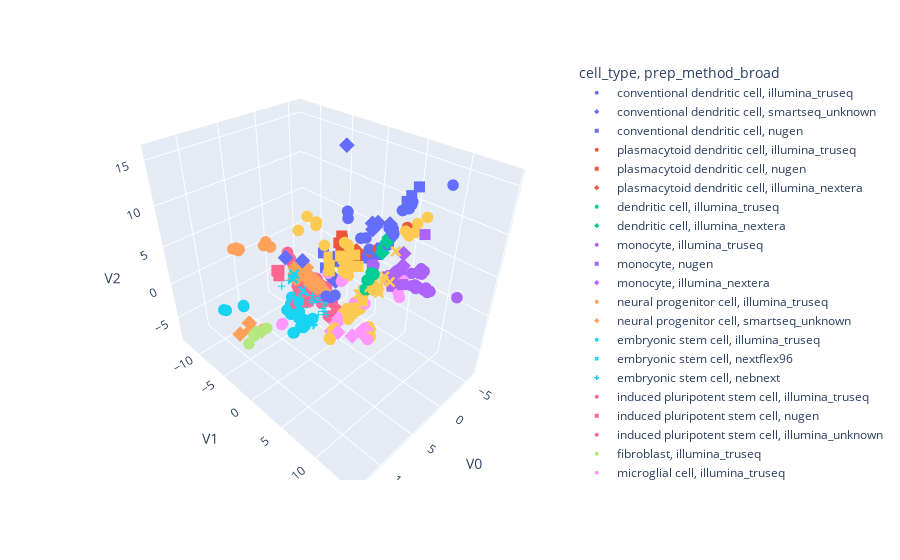

Notebook source saved alongside this figure:
### Code cell
import plotly.express as px

# Plotting
fig = px.scatter_3d(
    scvi_representation_coordinates_merged,
    x='V0',
    y='V1',
    z='V2',
    color= bio_tag,
    symbol = batch_tag
)

# Adjusting marker size
fig.update_traces(marker=dict(size=4))

# Show the plot
fig.show()

### Figure 1 — Plotly figure (JSON) as saved in the notebook; plotly's stock layout.template omitted (floating-point values rounded to 4 significant figures; data arrays with more than 128 entries replaced by an {"elided": "..."} marker saying what was removed)
{"data": [{"hovertemplate": "cell_type=conventional dendritic cell<br>prep_method_broad=illumina_truseq<br>V0=%{x}<br>V1=%{y}<br>V2=%{z}<extra></extra>", "legendgroup": "conventional dendritic cell, illumina_truseq", "marker": {"color": "#636efa", "size": 4, "symbol": "circle"}, "mode": "markers", "name": "conventional dendritic cell, illumina_truseq", "scene": "scene", "showlegend": true, "type": "scatter3d", "x": [-4.542, -4.53, -4.489, -4.255, -4.359, -4.416, -5.073, -5.639, -5.456, -5.039, -5.731, -5.511, -1.799, -1.865, -1.793, -1.171, -4.112, -4.081], "y": [3.508, 3.361, 3.506, 3.015, 3.327, 3.241, 4.075, 4.649, 4.515, 3.968, 4.669, 4.539, -0.7783, -0.8821, -0.8693, 11.58, 3.21, 3.137], "z": [6.213, 6.702, 6.058, 6.799, 5.74, 6.399, 9.066, 9.71, 9.27, 9.002, 10.06, 9.494, 7.455, 8.189, 8.301, 15.85, 4.792, 5.024]}, {"hovertemplate": "cell_type=conventional dendritic cell<br>prep_method_broad=smartseq_unknown<br>V0=%{x}<br>V1=%{y}<br>V2=%{z}<extra></extra>", "legendgroup": "conventional dendritic cell, smartseq_unknown", "marker": {"color": "#636efa", "size": 4, "symbol": "diamond"}, "mode": "markers", "name": "conventional dendritic cell, smartseq_unknown", "scene": "scene", "showlegend": true, "type": "scatter3d", "x": [-3.278, -3.664, -3.277, -3.468, -4.315, -1.981], "y": [1.476, 1.932, 1.596, 1.782, 3.058, -1.417], "z": [7.16, 7.277, 6.447, 6.803, 7.284, 15.55]}, {"hovertemplate": "cell_type=conventional dendritic cell<br>prep_method_broad=nugen<br>V0=%{x}<br>V1=%{y}<br>V2=%{z}<extra></extra>", "legendgroup": "conventional dendritic cell, nugen", "marker": {"color": "#636efa", "size": 4, "symbol": "square"}, "mode": "markers", "name": "conventional dendritic cell, nugen", "scene": "scene", "showlegend": true, "type": "scatter3d", "x": [-5.48, -6.195, -5.588, -5.768, -3.788, -3.495, -3.129, 1.591, 1.818, 1.43, 0.4962, 0.4092, 0.7116], "y": [4.136, 4.963, 4.383, 4.438, 2.561, 2.187, 1.166, 1.194, 1.238, 1.351, 1.241, 0.9456, 1.047], "z": [9.973, 11.68, 9.869, 10.66, 4.241, 3.321, 2.538, 4.361, 5.141, 4.878, 3.419, 3.196, 3.677]}, {"hovertemplate": "cell_type=plasmacytoid dendritic cell<br>prep_method_broad=illumina_truseq<br>V0=%{x}<br>V1=%{y}<br>V2=%{z}<extra></extra>", "legendgroup": "plasmacytoid dendritic cell, illumina_truseq", "marker": {"color": "#EF553B", "size": 4, "symbol": "circle"}, "mode": "markers", "name": "plasmacytoid dendritic cell, illumina_truseq", "scene": "scene", "showlegend": true, "type": "scatter3d", "x": [-3.005, -3.741, -2.976, -3.067, -2.909, -2.81, -2.86, -3.419, -3.433], "y": [0.5049, 2.174, 0.3139, 0.4859, 0.166, -0.04414, 6.307, 1.266, 1.097], "z": [2.684, 3.966, 2.349, 2.319, 2.129, 2.257, 8.807, 3.324, 3.5]}, {"hovertemplate": "cell_type=plasmacytoid dendritic cell<br>prep_method_broad=nugen<br>V0=%{x}<br>V1=%{y}<br>V2=%{z}<extra></extra>", "legendgroup": "plasmacytoid dendritic cell, nugen", "marker": {"color": "#EF553B", "size": 4, "symbol": "square"}, "mode": "markers", "name": "plasmacytoid dendritic cell, nugen", "scene": "scene", "showlegend": true, "type": "scatter3d", "x": [0.3001, 0.3834, -0.5914, -0.7479, -0.331], "y": [-0.1224, 0.5972, -0.4476, -0.6833, -0.3748], "z": [5.533, 4.295, 5.468, 5.703, 4.682]}, {"hovertemplate": "cell_type=plasmacytoid dendritic cell<br>prep_method_broad=illumina_nextera<br>V0=%{x}<br>V1=%{y}<br>V2=%{z}<extra></extra>", "legendgroup": "plasmacytoid dendritic cell, illumina_nextera", "marker": {"color": "#EF553B", "size": 4, "symbol": "diamond"}, "mode": "markers", "name": "plasmacytoid dendritic cell, illumina_nextera", "scene": "scene", "showlegend": true, "type": "scatter3d", "x": [-2.212, -2.378, -2.334, -2.392], "y": [-0.5498, 0.1352, -0.3424, -0.2517], "z": [3.232, 3.378, 2.641, 2.438]}, {"hovertemplate": "cell_type=dendritic cell<br>prep_method_broad=illumina_truseq<br>V0=%{x}<br>V1=%{y}<br>V2=%{z}<extra></extra>", "legendgroup": "dendritic cell, illumina_truseq", "marker": {"color": "#00cc96", "size": 4, "symbol": "circle"}, "mode": "markers", "name": "dendritic cell, illumina_truseq", "scene": "scene", "showlegend": true, "type": "scatter3d", "x": [-1.283, -1.374, -1.179, -1.244, -1.067, -1.473, 0.8382, 1.668, 1.398, 1.47, 1.448], "y": [2.68, 2.614, 2.716, 2.68, 2.937, 2.505, 5.006, 6.017, 4.981, 5.26, 5.859], "z": [-0.2245, -0.3099, 0.01717, -0.01086, 0.08585, -0.3201, 4.411, 5.231, 3.743, 3.965, 4.959]}, {"hovertemplate": "cell_type=dendritic cell<br>prep_method_broad=illumina_nextera<br>V0=%{x}<br>V1=%{y}<br>V2=%{z}<extra></extra>", "legendgroup": "dendritic cell, illumina_nextera", "marker": {"color": "#00cc96", "size": 4, "symbol": "diamond"}, "mode": "markers", "name": "dendritic cell, illumina_nextera", "scene": "scene", "showlegend": true, "type": "scatter3d", "x": [-3.866, -4.101, -3.759, -3.566], "y": [3.232, 3.233, 2.898, 2.88], "z": [5.33, 5.723, 4.461, 3.86]}, {"hovertemplate": "cell_type=monocyte<br>prep_method_broad=illumina_truseq<br>V0=%{x}<br>V1=%{y}<br>V2=%{z}<extra></extra>", "legendgroup": "monocyte, illumina_truseq", "marker": {"color": "#ab63fa", "size": 4, "symbol": "circle"}, "mode": "markers", "name": "monocyte, illumina_truseq", "scene": "scene", "showlegend": true, "type": "scatter3d", "x": [-1.952, -0.3858, -1.561, -1.576, -1.803, -1.418, -1.894, -1.868, -2.019, -1.93, -0.5536, -1.095, -5.618, -5.812, -5.201, -5.875, -5.665, -5.615, -5.731, -5.605, -5.696, -0.5455, -0.7771, -0.4743, -0.1936], "y": [10.48, 14.27, 9.165, 9.014, 8.598, 10.27, 8.497, 8.704, 8.229, 8.487, 11.01, 10.27, 6.669, 7.016, 5.926, 7.091, 6.81, 6.681, 6.924, 6.854, 6.901, 4.177, 3.816, 4.25, 4.316], "z": [3.462, 5.658, 3.621, 3.252, 3.215, 4.073, 3.09, 3.381, 2.95, 3.076, 4.394, 3.983, 2.259, 2.23, 1.739, 2.295, 2.59, 1.886, 1.883, 2.023, 2.019, 4.177, 4.044, 4.414, 4.202]}, {"hovertemplate": "cell_type=monocyte<br>prep_method_broad=nugen<br>V0=%{x}<br>V1=%{y}<br>V2=%{z}<extra></extra>", "legendgroup": "monocyte, nugen", "marker": {"color": "#ab63fa", "size": 4, "symbol": "square"}, "mode": "markers", "name": "monocyte, nugen", "scene": "scene", "showlegend": true, "type": "scatter3d", "x": [-1.946, -1.417, -1.693, 0.5446, -3.835, -3.985, -3.765, -3.846], "y": [5.763, 7.462, 6.168, 10.56, 3.877, 4.123, 3.77, 4.033], "z": [1.597, 3.007, 2.029, 11.27, 0.7951, 1.152, 0.9044, 1.012]}, {"hovertemplate": "cell_type=monocyte<br>prep_method_broad=illumina_nextera<br>V0=%{x}<br>V1=%{y}<br>V2=%{z}<extra></extra>", "legendgroup": "monocyte, illumina_nextera", "marker": {"color": "#ab63fa", "size": 4, "symbol": "diamond"}, "mode": "markers", "name": "monocyte, illumina_nextera", "scene": "scene", "showlegend": true, "type": "scatter3d", "x": [-2.024, -1.886, -1.863, -2.36, -3.005, -3.286, -2.94, -2.497, -2.42, -2.699, -3.134, -2.58], "y": [6.784, 6.953, 6.547, 5.574, 6.268, 5.132, 5.009, 4.963, 4.972, 5.099, 4.872, 5.338], "z": [6.275, 4.895, 4.082, 3.019, 2.904, 2.436, 2.064, 1.957, 1.674, 2.003, 1.531, 1.815]}, {"hovertemplate": "cell_type=neural progenitor cell<br>prep_method_broad=illumina_truseq<br>V0=%{x}<br>V1=%{y}<br>V2=%{z}<extra></extra>", "legendgroup": "neural progenitor cell, illumina_truseq", "marker": {"color": "#FFA15A", "size": 4, "symbol": "circle"}, "mode": "markers", "name": "neural progenitor cell, illumina_truseq", "scene": "scene", "showlegend": true, "type": "scatter3d", "x": [5.259, 5.269, 5.565, 5.298, 5.098, 5.251, 5.859, 5.629, 6.425], "y": [-12.49, -12.53, -12.72, -12.2, -12.08, -12.06, -5.742, -5.26, -5.401], "z": [1.459, 1.467, 1.379, 1.4, 1.416, 1.325, 5.627, 5.078, 5.555]}, {"hovertemplate": "cell_type=neural progenitor cell<br>prep_method_broad=smartseq_unknown<br>V0=%{x}<br>V1=%{y}<br>V2=%{z}<extra></extra>", "legendgroup": "neural progenitor cell, smartseq_unknown", "marker": {"color": "#FFA15A", "size": 4, "symbol": "diamond"}, "mode": "markers", "name": "neural progenitor cell, smartseq_unknown", "scene": "scene", "showlegend": true, "type": "scatter3d", "x": [0.8781, -0.5579, -0.7242, -0.3055, -0.6796, -0.05657, -0.1798, -0.1176, 0.06206, -0.4222, 1.005, -0.4348, 0.7012, -0.1292, 1.528, 0.06996, -0.09273, -0.6958, 0.534, 0.9871, 1.686, -0.2904, 0.1911, -0.2886, 0.1418, 0.6129, 1.187, 10.64, 11.58, 10.38, 12.82], "y": [-6.763, -6.964, -6.65, -5.513, -4.786, -7.923, -7.376, -5.828, -4.088, -6.942, -6.673, -3.988, -3.219, -5.765, -5.558, -7.264, -6.208, -3.419, -3.144, -3.945, -5.845, -6.268, -5.451, -6.609, -5.369, -6.999, -4.351, -1.318, -1.826, -3.837, -2.115], "z": [-0.7516, -5.668, -5.294, -3.014, -4.152, -2.69, -1.954, -0.7495, -1.712, -4.858, -1.798, -2.399, -2.016, -2.664, -1.311, -1.311, -0.6488, -3.265, -1.994, -1.678, -1.485, -2.387, -1.258, -1.939, -1.414, -1.858, -0.8098, -1.352, -0.9128, -1.982, -0.9043]}, {"hovertemplate": "cell_type=embryonic stem cell<br>prep_method_broad=illumina_truseq<br>V0=%{x}<br>V1=%{y}<br>V2=%{z}<extra></extra>", "legendgroup": "embryonic stem cell, illumina_truseq", "marker": {"color": "#19d3f3", "size": 4, "symbol": "circle"}, "mode": "markers", "name": "embryonic stem cell, illumina_truseq", "scene": "scene", "showlegend": true, "type": "scatter3d", "x": [8.399, 8.213, 6.338, 6.308, -0.197, -0.1869, -0.199, -0.1409, 0.0794, 0.303, 0.2249, 0.156, 0.2424, 0.1386, 0.105, 0.264, 3.726, 5.461, 2.789, 4.841, 3.485, 4.309, 5.192, 1.549, 2.692, 2.006, 4.25, 4.294, 4.455, 3.818], "y": [-12.08, -11.84, -10.66, -10.75, -7.844, -7.903, -7.857, -7.911, -8.2, -8.659, -8.354, -5.671, -5.726, -5.539, -8.235, -8.411, -2.33, -2.346, -1.798, -3.336, -3.35, -2.629, -2.455, -6.434, -6.588, -5.1, -1.919, -1.838, -2.118, -2.068], "z": [-6.122, -6.193, -5.958, -5.848, -7.219, -7.22, -7.266, -7.11, -7.554, -7.902, -7.615, -5.997, -5.986, -5.84, -6.641, -6.598, -4.626, -5.628, -4.713, -3.755, -4.189, -4.179, -5.853, -5.996, -6.271, -4.413, -5.224, -5.206, -5.229, -5.387]}, {"hovertemplate": "cell_type=embryonic stem cell<br>prep_method_broad=nextflex96<br>V0=%{x}<br>V1=%{y}<br>V2=%{z}<extra></extra>", "legendgroup": "embryonic stem cell, nextflex96", "marker": {"color": "#19d3f3", "size": 4, "symbol": "x"}, "mode": "markers", "name": "embryonic stem cell, nextflex96", "scene": "scene", "showlegend": true, "type": "scatter3d", "x": [2.895, 2.65, 1.838, 1.119, -0.2974, -0.2109, -0.3192], "y": [-4.887, -4.971, -4.364, -4.198, -2.207, -2.21, -1.996], "z": [-0.3925, 0.05035, -2.536, -2.642, -3.289, -3.213, -3.215]}, {"hovertemplate": "cell_type=embryonic stem cell<br>prep_method_broad=nebnext<br>V0=%{x}<br>V1=%{y}<br>V2=%{z}<extra></extra>", "legendgroup": "embryonic stem cell, nebnext", "marker": {"color": "#19d3f3", "size": 4, "symbol": "cross"}, "mode": "markers", "name": "embryonic stem cell, nebnext", "scene": "scene", "showlegend": true, "type": "scatter3d", "x": [2.694, 2.284, 1.737, 1.417, 1.001, 2.029, 1.566, 0.3637, 1.064, 1.215, 0.4298, -0.1634, 1.187, 1.211, 2.096, 1.388, 0.5203, 1.445, 3.309, 3.214, 3.462, -0.5654, -0.4954, -0.684], "y": [-7.342, -5.456, -7.148, -3.239, -2.416, -2.458, -3.336, -1.911, -2.67, -2.872, -2.378, -1.918, -1.672, -1.293, -1.522, -1.462, -2.14, -0.8988, -1.076, -1.073, -1.03, -6.748, -6.712, -5.889], "z": [-2.926, -3.057, -2.408, -2.802, -2.906, -3.087, -3.556, -3.528, -3.583, -3.258, -3.091, -3.042, -4.046, -4.192, -4.35, -4.252, -3.78, -4.347, -4.995, -4.888, -4.96, -3.44, -3.52, -4.074]}, {"hovertemplate": "cell_type=induced pluripotent stem cell<br>prep_method_broad=illumina_truseq<br>V0=%{x}<br>V1=%{y}<br>V2=%{z}<extra></extra>", "legendgroup": "induced pluripotent stem cell, illumina_truseq", "marker": {"color": "#FF6692", "size": 4, "symbol": "circle"}, "mode": "markers", "name": "induced pluripotent stem cell, illumina_truseq", "scene": "scene", "showlegend": true, "type": "scatter3d", "x": {"elided": "177 float values"}, "y": {"elided": "177 float values"}, "z": {"elided": "177 float values"}}, {"hovertemplate": "cell_type=induced pluripotent stem cell<br>prep_method_broad=nugen<br>V0=%{x}<br>V1=%{y}<br>V2=%{z}<extra></extra>", "legendgroup": "induced pluripotent stem cell, nugen", "marker": {"color": "#FF6692", "size": 4, "symbol": "square"}, "mode": "markers", "name": "induced pluripotent stem cell, nugen", "scene": "scene", "showlegend": true, "type": "scatter3d", "x": [1.626, 1.344, 1.5, 1.241, 1.494], "y": [-9.107, -9.614, -9.361, -9.491, -9.596], "z": [-2.794, -2.478, -2.253, -2.318, -2.264]}, {"hovertemplate": "cell_type=induced pluripotent stem cell<br>prep_method_broad=illumina_unknown<br>V0=%{x}<br>V1=%{y}<br>V2=%{z}<extra></extra>", "legendgroup": "induced pluripotent stem cell, illumina_unknown", "marker": {"color": "#FF6692", "size": 4, "symbol": "circle"}, "mode": "markers", "name": "induced pluripotent stem cell, illumina_unknown", "scene": "scene", "showlegend": true, "type": "scatter3d", "x": [-0.8864, -0.891, -0.9093], "y": [-5.335, -5.482, -5.36], "z": [-2.786, -2.565, -2.661]}, {"hovertemplate": "cell_type=fibroblast<br>prep_method_broad=illumina_truseq<br>V0=%{x}<br>V1=%{y}<br>V2=%{z}<extra></extra>", "legendgroup": "fibroblast, illumina_truseq", "marker": {"color": "#B6E880", "size": 4, "symbol": "circle"}, "mode": "markers", "name": "fibroblast, illumina_truseq", "scene": "scene", "showlegend": true, "type": "scatter3d", "x": [12.12, 12.13, 11.56, 11.24, 11.46, 13.21], "y": [-0.6217, -0.7028, -0.9074, 0.3804, -0.4721, -0.1466], "z": [-0.6368, -0.5728, -0.6119, 0.4835, -0.4551, -0.6971]}, {"hovertemplate": "cell_type=microglial cell<br>prep_method_broad=illumina_truseq<br>V0=%{x}<br>V1=%{y}<br>V2=%{z}<extra></extra>", "legendgroup": "microglial cell, illumina_truseq", "marker": {"color": "#FF97FF", "size": 4, "symbol": "circle"}, "mode": "markers", "name": "microglial cell, illumina_truseq", "scene": "scene", "showlegend": true, "type": "scatter3d", "x": [-0.7222, -0.6355, -0.6427, -0.6738, -0.607, -0.6389, 2.42, 2.773, 2.917, 2.629, 2.856, 3.786, 1.176, 1.255, 1.241, 2.755, 0.8929, 0.7151], "y": [2.096, 1.696, 2.148, 2.076, 2.166, 1.988, 6.025, 6.507, 6.728, 6.415, 6.583, 7.438, 1.342, 1.437, 1.26, 0.6549, 1.363, 1.195], "z": [-2.164, -2.242, -2.131, -2.11, -2.261, -2.097, -1.473, -1.319, -1.459, -1.282, -1.331, -1.324, 1.909, 1.814, 1.589, 3.123, 3.25, 3.734]}, {"hovertemplate": "cell_type=microglial cell<br>prep_method_broad=smartseq_unknown<br>V0=%{x}<br>V1=%{y}<br>V2=%{z}<extra></extra>", "legendgroup": "microglial cell, smartseq_unknown", "marker": {"color": "#FF97FF", "size": 4, "symbol": "diamond"}, "mode": "markers", "name": "microglial cell, smartseq_unknown", "scene": "scene", "showlegend": true, "type": "scatter3d", "x": [3.304, 2.774, 3.352, 2.528, 4.582, 4.488, 4.158, 4.467], "y": [6.459, 5.886, 2.603, 2.189, 3.252, 2.976, 5.669, 3.886], "z": [-1.55, -1.684, -2.417, -2.43, -2.456, -2.594, -1.743, -2.19]}, {"hovertemplate": "cell_type=microglial cell<br>prep_method_broad=illumina_unknown<br>V0=%{x}<br>V1=%{y}<br>V2=%{z}<extra></extra>", "legendgroup": "microglial cell, illumina_unknown", "marker": {"color": "#FF97FF", "size": 4, "symbol": "circle"}, "mode": "markers", "name": "microglial cell, illumina_unknown", "scene": "scene", "showlegend": true, "type": "scatter3d", "x": [1.068, 0.9416, 8.402, 8.418, -2.589, -2.517, -0.7825, -1.184, -3.44, -3.777, -3.641, -3.802, -0.1108, -0.1319], "y": [1.885, 1.846, -0.546, -0.6813, 5.819, 6.765, 7.665, 7.239, 5.09, 5.584, 4.784, 4.653, 3.671, 3.333], "z": [-2.36, -2.307, -1.246, -1.46, 0.9652, 2.596, 1.775, 1.815, 0.8827, 2.354, 0.7959, 0.9552, -0.9801, -1.439]}, {"hovertemplate": "cell_type=macrophage<br>prep_method_broad=illumina_truseq<br>V0=%{x}<br>V1=%{y}<br>V2=%{z}<extra></extra>", "legendgroup": "macrophage, illumina_truseq", "marker": {"color": "#FECB52", "size": 4, "symbol": "circle"}, "mode": "markers", "name": "macrophage, illumina_truseq", "scene": "scene", "showlegend": true, "type": "scatter3d", "x": [2.436, 2.02, 4.215, 5.743, 5.682, 4.525, 3.241, 1.828, 2.063, 0.9931, 0.8394, 1.018, 0.9271, -0.05643, 8.493, 5.822, 8.95, 7.501, 7.698, -0.6028, -0.8182, -1.807, -0.1922, -0.3733, -0.8777, -0.9037], "y": [6.657, 6.13, 3.152, 3.983, 3.776, 3.187, 7.366, 2.126, 3.189, 1.039, 1.128, 1.435, 1.658, 0.06865, 3.76, 3.181, 3.091, 3.809, 4.054, 8.923, 7.982, 6.861, 10.13, 8.871, 0.3619, 0.2969], "z": [-1.308, -1.525, -2.227, -2.301, -2.313, -2.261, -1.369, -2.146, -2.218, 3.403, 2.737, 3.053, 2.678, 3.747, 13.56, 9.19, 12.08, 12.29, 12.81, 11.24, 9.428, 9.062, 12.55, 10.36, 0.8103, 0.7624]}, {"hovertemplate": "cell_type=macrophage<br>prep_method_broad=illumina_unknown<br>V0=%{x}<br>V1=%{y}<br>V2=%{z}<extra></extra>", "legendgroup": "macrophage, illumina_unknown", "marker": {"color": "#FECB52", "size": 4, "symbol": "circle"}, "mode": "markers", "name": "macrophage, illumina_unknown", "scene": "scene", "showlegend": true, "type": "scatter3d", "x": [0.5178, 0.1203, 0.2819, 0.3745, -0.5115, 0.6093, 1.358, -0.3815, -0.574, 2.551, -0.02124, 2.175], "y": [3.029, 2.638, 3.266, 3.377, 0.5755, 1.142, 2.257, 0.5354, 0.5966, 2.766, 0.7781, 2.881], "z": [-2.023, -2.117, -1.697, -1.664, 2.032, 3.221, 6.643, 2.216, 1.883, 7.851, 2.377, 7.439]}, {"hovertemplate": "cell_type=macrophage<br>prep_method_broad=hudson<br>V0=%{x}<br>V1=%{y}<br>V2=%{z}<extra></extra>", "legendgroup": "macrophage, hudson", "marker": {"color": "#FECB52", "size": 4, "symbol": "square"}, "mode": "markers", "name": "macrophage, hudson", "scene": "scene", "showlegend": true, "type": "scatter3d", "x": [1.867, 1.48, 1.434, 0.9862, 1.494, 0.8928, 0.4457, 0.883, -1.549, -1.584, -1.605, 1.815, 2.291, 3.409, 3.091, 1.352, 1.628, 2.367, 1.836, 0.8057, 1.642, 2.693, 2.633, 2.36, 2.289, 2.102, 2.271, 2.482], "y": [3.541, 1.877, 1.638, 1.539, 3.773, 1.413, 1.401, 1.523, -0.9504, -0.8299, -0.6849, -0.1037, 0.3995, 1.487, 1.199, 1.08, 1.418, 2.672, 2.249, 1.208, 2.115, 3.346, 5.546, 3.678, 3.79, 3.035, 3.429, 3.671], "z": [6.421, 4.601, 4.849, 3.865, 4.927, 4.179, 4.086, 3.651, 2.862, 3.029, 2.849, 4.272, 4.887, 4.885, 3.886, 4.315, 5.157, 5.951, 4.014, 3.279, 4.586, 5.276, 2.067, -0.7828, -0.8455, -0.9951, -0.423, -0.9646]}, {"hovertemplate": "cell_type=macrophage<br>prep_method_broad=roche_kapa<br>V0=%{x}<br>V1=%{y}<br>V2=%{z}<extra></extra>", "legendgroup": "macrophage, roche_kapa", "marker": {"color": "#FECB52", "size": 4, "symbol": "x"}, "mode": "markers", "name": "macrophage, roche_kapa", "scene": "scene", "showlegend": true, "type": "scatter3d", "x": [-0.8826, -1.55, -0.07862, -0.05141, -0.2543, -1.392, -0.94, -0.5277, 1.32, 0.4062, -1.062, -1.679, -0.9332, -1.056, -0.562, -1.342, -1.372, -0.9242, -0.6067, -0.2734, -1.306, -0.4474, 0.1009, 0.4253], "y": [2.045, 3.535, 5.035, 4.857, 4.462, 2.288, 3.489, 5.7, 8.164, 7.145, 2.271, 3.492, 4.127, 4.649, 4.742, 2.309, 3.647, 4.418, 4.828, 5.37, 2.517, 4.846, 6.151, 5.891], "z": [-0.935, 1.159, 1.623, 1.705, 2.222, -0.5117, 0.7629, 3.603, 8.723, 4.131, -0.915, 1.38, 1.26, 1.106, 1.283, -0.5792, 0.5191, 0.9349, 1.244, 1.387, -0.4711, 1.297, 3.583, 3.04]}, {"hovertemplate": "cell_type=hematopoietic precursor cell<br>prep_method_broad=illumina_truseq<br>V0=%{x}<br>V1=%{y}<br>V2=%{z}<extra></extra>", "legendgroup": "hematopoietic precursor cell, illumina_truseq", "marker": {"color": "#636efa", "size": 4, "symbol": "circle"}, "mode": "markers", "name": "hematopoietic precursor cell, illumina_truseq", "scene": "scene", "showlegend": true, "type": "scatter3d", "x": [1.441, 1.02, 1.372], "y": [-0.1556, 0.1094, -0.9696], "z": [-1.382, -1.123, -1.678]}, {"hovertemplate": "cell_type=hematopoietic precursor cell<br>prep_method_broad=nugen<br>V0=%{x}<br>V1=%{y}<br>V2=%{z}<extra></extra>", "legendgroup": "hematopoietic precursor cell, nugen", "marker": {"color": "#636efa", "size": 4, "symbol": "square"}, "mode": "markers", "name": "hematopoietic precursor cell, nugen", "scene": "scene", "showlegend": true, "type": "scatter3d", "x": [-0.06463, -0.3283], "y": [-2.833, -2.773], "z": [2.799, 0.6154]}, {"hovertemplate": "cell_type=hematopoietic precursor cell<br>prep_method_broad=illumina_unknown<br>V0=%{x}<br>V1=%{y}<br>V2=%{z}<extra></extra>", "legendgroup": "hematopoietic precursor cell, illumina_unknown", "marker": {"color": "#636efa", "size": 4, "symbol": "circle"}, "mode": "markers", "name": "hematopoietic precursor cell, illumina_unknown", "scene": "scene", "showlegend": true, "type": "scatter3d", "x": [-3.18, -2.886, -2.588, -2.278, -1.983, -2.043], "y": [1.353, 1.002, 0.5191, -0.1166, -0.7032, -0.5699], "z": [3.778, 5.255, 5.134, 3.092, 2.955, 3.172]}, {"hovertemplate": "cell_type=hematopoietic precursor cell<br>prep_method_broad=illumina_nextera<br>V0=%{x}<br>V1=%{y}<br>V2=%{z}<extra></extra>", "legendgroup": "hematopoietic precursor cell, illumina_nextera", "marker": {"color": "#636efa", "size": 4, "symbol": "diamond"}, "mode": "markers", "name": "hematopoietic precursor cell, illumina_nextera", "scene": "scene", "showlegend": true, "type": "scatter3d", "x": [2.601, 4.681, -0.1296, -0.5032, -0.4102, -0.466], "y": [-3.515, -3.942, -1.351, -1.75, -1.694, -1.24], "z": [2.674, 3.875, -0.07738, -0.2556, -0.2551, -0.5714]}], "layout": {"autosize": true, "legend": {"title": {"text": "cell_type, prep_method_broad"}, "tracegroupgap": 0}, "margin": {"t": 60}, "scene": {"aspectmode": "auto", "aspectratio": {"x": 0.8375, "y": 1.165, "z": 1.025}, "domain": {"x": [0, 1], "y": [0, 1]}, "xaxis": {"title": {"text": "V0"}, "type": "linear"}, "yaxis": {"title": {"text": "V1"}, "type": "linear"}, "zaxis": {"title": {"text": "V2"}, "type": "linear"}}}}
